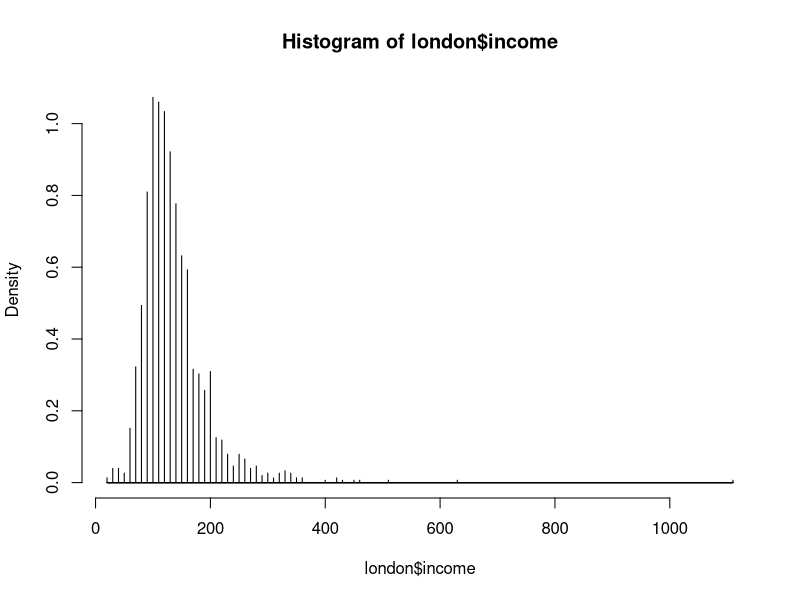
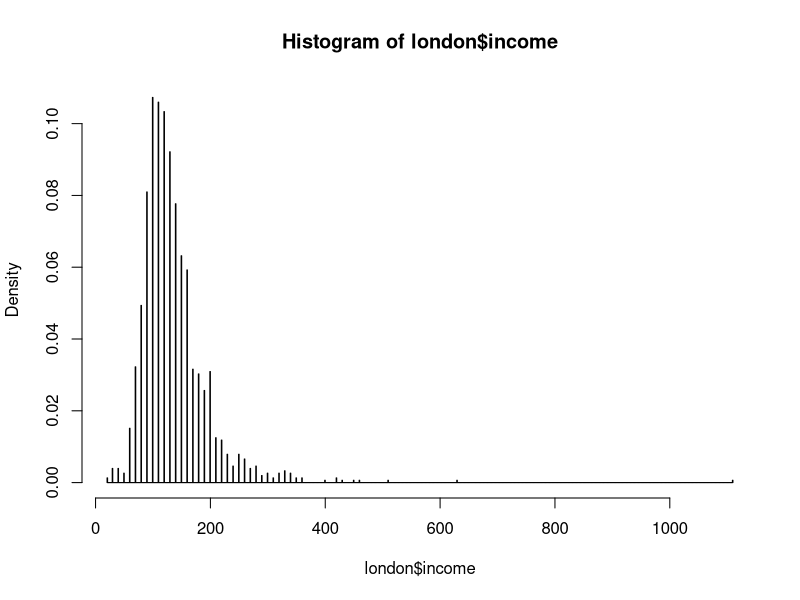
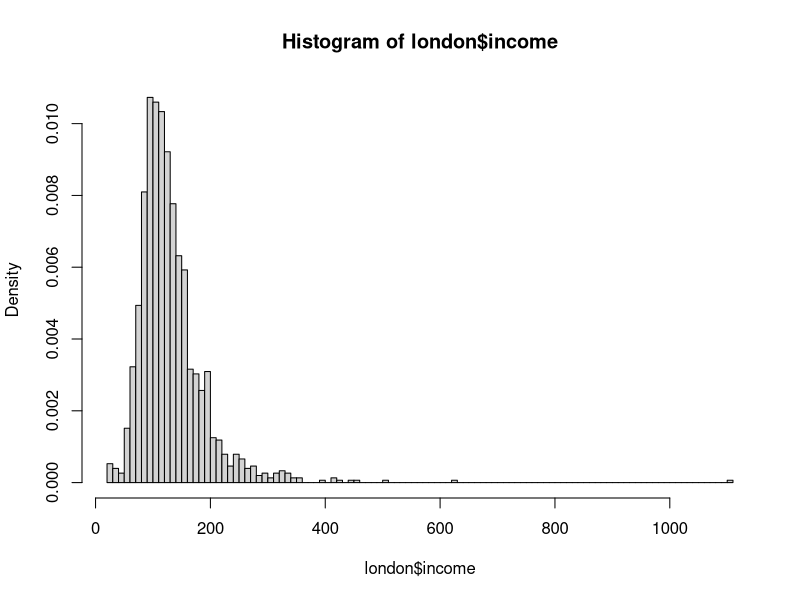
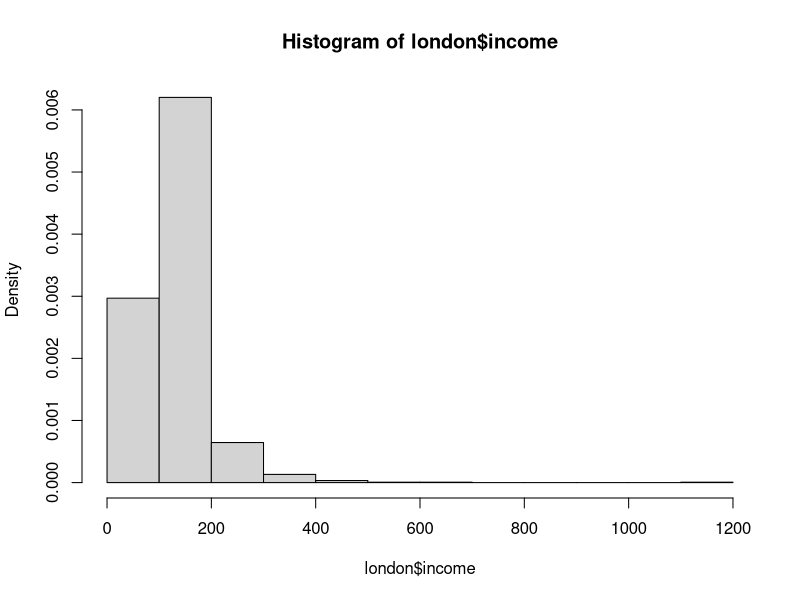
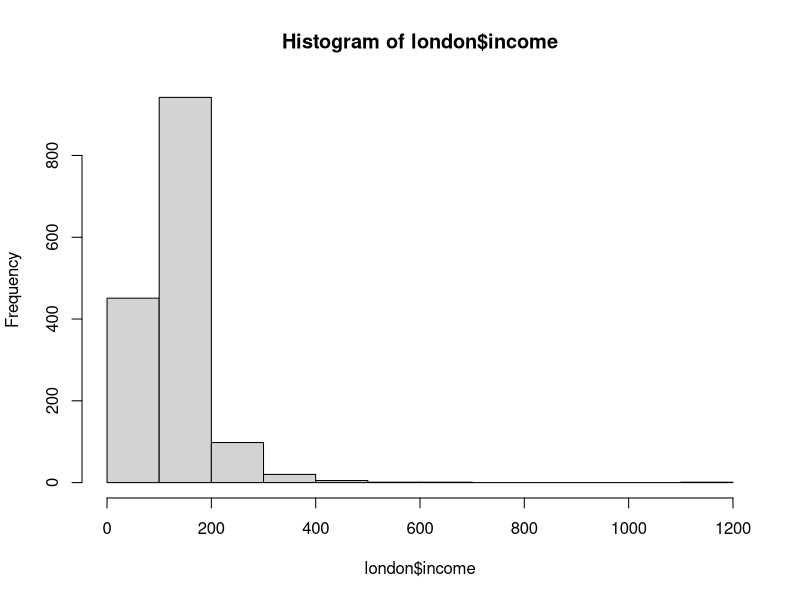
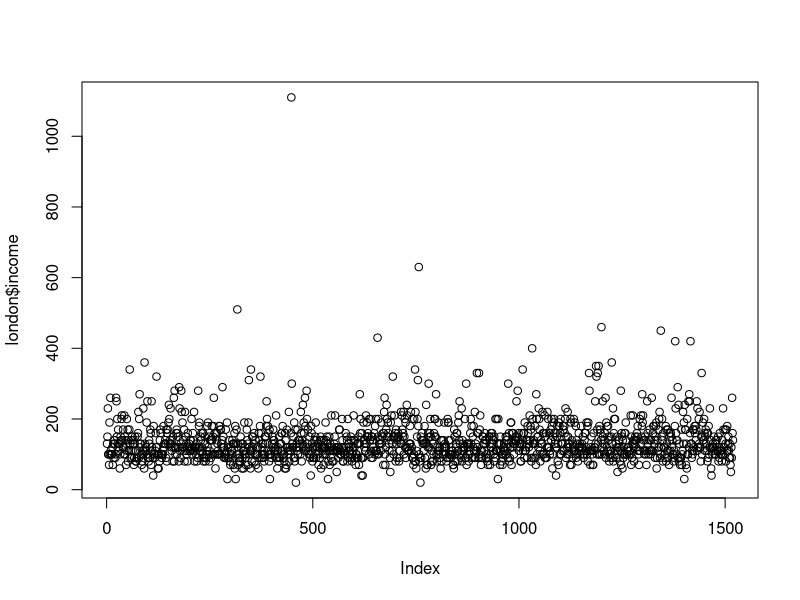
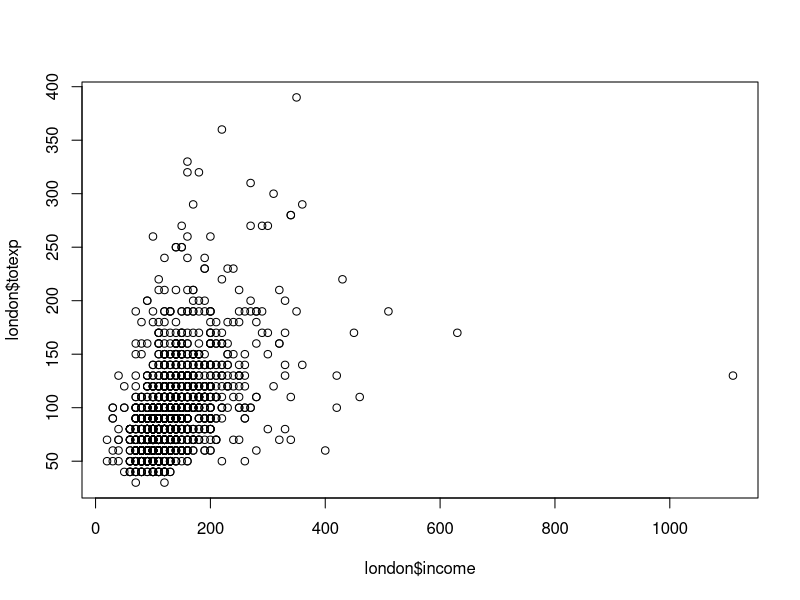
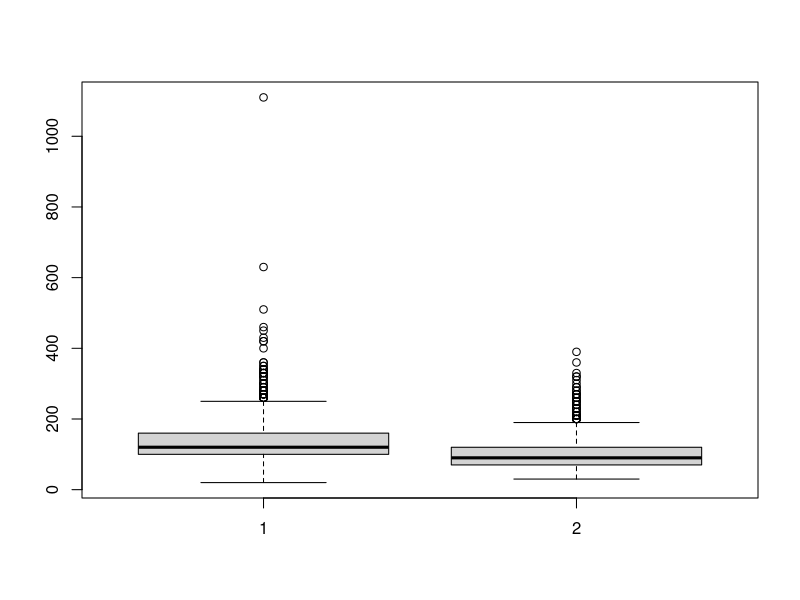

Source code (R) for these figures, in order:
## ---- chunk 1
ls()# to list the current environment
## ---- chunk 2
# c():create a tuple, also can be seen a Vector if it is numberic tuple. because the tuple is the list with ordered element
nv=c(6,5,4,3,2,1)
cv=c("a string of characters","also a string of characters")
nv[3]
cv[1]
vec=vector(mode = "list",length = 2)# in the mode, there are three options:"list", "experession" and "any"
length(nv) #show the number of elements
min(nv) #minimum value of nv
which.min(nv) #the index of the minimum value of nv
max(nv) #maximum value of nv
which.max(nv) #the index of the maximum value of nv sort(nv,decreasing=TRUE) #list nv’s elements of nv decreasingly,decreasing is an optional argument with default value FALSE
nv[2:5] #print 2-5 elements of nv
## ---- chunk 3
m1=matrix(nv,nrow=3,ncol=2)
m1
class(nv)#class() function is to show the class of target element, like the type function in Python
class(m1)
#show the dimension
attributes(nv)
attributes(m1)# show the dimension of element:(row,colmn)
dim(m1)#another function can show the dimension as well:(row,colmn)


m1[3,2] #print the (3, 2) element of m1
m1[,2] #print the 2nd column of m1

2*m1 #scalar multiplication
diag(2) #identity matrix of dimension 2
rep(1,2) #replicate 1 twice,this function can create the identity matrix
cbind(rep(1,6),nv) #put two vectors vertically together to make a matrix
m3=m1%*%t(m1) #t() is to transpose a matrix and %*% is for matrix multiplication

qr(m3)#A=QR,use QR Decomposition: an orthogonal matrix Q and an upper triangular matrix R. QR decomposition is often used to solve the linear least squares problem, and is the basis for a particular eigenvalue algorithm, the QR algorithm
qr(m3)$rank #rank of m3
diag(m3)#extract the diagonal of a matrix(m3)

sum(diag(m3)) #trace of m3: the trace of an n-by-n square matrix A is defined to be the sum of the elements on the main diagonal (the diagonal from the upper left to the lower right) of A
diag(m3)<-1#replace the diagonal of matrix with 1
solve(m3) #inverse of m3
## ---- chunk 4
typeof(1.9)# another kind of class funtion with more detail in the numeric part, it categories the type of numeric with double(floating), integer number.

as.integer(1.9)# this function transfer the 1.9(double numeric) into the integer number 
is.integer(1.9)# this function judege the type of this number(a),return the pool value:(FASLE or TRUE)
as.integer(2^31 - 1) #transfer (2^31 - 1) into integer number ,larger than this number  can not  be calculated
2^1024 #this is also too larger than the upper limits which is based on the 32-bit limit of software
## ---- chunk 5
runif(n=10,min = 1,max = 10)# generate 10 random numbers uniformly from 1 to 10
rnorm(n=10,mean=0,sd=1)# generate 10 normally distributed random numbers with mean=0 and standard deviation =1
rt(n=10,df=2) # generate 10 random numbers from student t-distribution with df=2 degress of freedom
dnorm(0.005) # return the density function value of standard normal distribution evaluated at 0.005
pnorm(0.5) # return the cumulative distribution function of standard normal distribution eveluated at 0.5
qnorm(p=0.25) # return the 0.25th quantile of standard normal distribution(0<=p<=1)
## ---- chunk 6
gender<-factor(c("male","male","male","female","female"))# create two level categories: male and female
levels(gender)# show the categories.
## ---- chunk 7
myts1=ts(data=rnorm(100),start=c(1987,4),freq = 12)#create a series of random normally dirtributed numbers (n=100) and order them by mounths, and start mouths is april 1987 (12 mouths as a circle; mounthly times series). if change the freq as 4, so it will create quarterly times series. other freq will not be defined as times series,but based on year
tsp(myts1) # return the start, end time(in numeric format) and frequency
## ---- chunk 8
lobj<-list(name="Jack",stid=123,score=100)# create a list with different attributes,it likes the dictionary in the Python. in the list, there exist the order.
lobj$name# will print the value of name in list of lobj
lobj[2]# will print the 2rd element,include the name and value
lobj[[2]] # will print the value of 2rd element, if there not exist the name, will use the order instead, like "name" in lobj will be replace as [[1]] 
lobj2 =vector(mode="list",length = 2)# in the mode, there are three options:"list", "experession" and "any"
lobj2[[1]]<-lobj # put the lobj into the 2rd element of lobj2
lobj2[[1]]<-list(name="Jack",stid=123,score=100)# equivalently lobj2[[1]]<-lobj 
lobj2[[2]]<-list(name="Mike",stid=245,score=60)
lobj2[[1]]$stid # the find student's ID number
lobj2[[2]][[3]] # the second student's score
## ---- chunk 9
setwd("/Users/sn0wfree/Dropbox/PhD(1st)/sn0wfree.github.io/BST169_Econometrics/computing/session1-5")#setup the working directory
london<-read.csv('london.csv')# import data from london.csv
class(london)
typeof(london)

## ---- chunk 10
str(london)# show the structure of data, include the types, observation and variables
head(london)# show first 6 row 
colnames(london)# show the label or colmn's name, also called the variables' name
london$wcloth# show the wcloth variable in the london dataset.
london[,1]=as.character(london[,1])# reset the 1st column as.character
## ---- chunk 11
sum(london$income)#sum of the income of all obervations in london dataset
mean(london$income)
var(london$income)
sd(london$income)
quantile(london$income)
hist(london$income,breaks=10000,freq = FALSE)# draw a histogram based on london$income, the breaks is the number of cells,freq: show the freqency of not, if FALSE(or 0) present Density, if TRUE(or 1) present freqency
hist(london$income,breaks=1000,freq = FALSE)
hist(london$income,breaks=100,freq = FALSE)
hist(london$income,breaks=10,freq = FALSE)
hist(london$income,breaks=10,freq = TRUE)
plot(london$income)
plot(london$income,london$totexp)
boxplot(london$income,london$totexp)#draw a boxplot
qqnorm(london$income)#plot the qq-plot
which(london$income>140)#return the indices for observations with income higher than 140.
cov(london$income,london$totexp)# show the sample covariance between income and total expenditure.
cor(london[,2:11])#sample correlation matrix for the 2-11 variables(columns) in london
summary(london[,2:11])#summary some statistics for the 2-11 variables(columns) in london
colSums(london[,2:11])# return the column sums of the 2-11 variables in 
#rowSums(london[2:11,])# return the row sums of the 2-11 rows in london
## ---- chunk 12

#colSums(london)# 2 columns:wcloth and walc
#rowSums(london)# 2 rows: 10 and 15

london$wcloth[10]#NA
london$walc[15]#NA
is.na(london$wcloth[1:20])
## ---- chunk 13
setwd("/Users/sn0wfree/Dropbox/PhD(1st)/sn0wfree.github.io/BST169_Econometrics/computing/session1-5")#setup the working directory
london<-read.csv('london.csv')# import data from london.csv

compare_missing_data_function<-function(symbol){
  b<-c()
  for (i in 1:length(symbol)){
    if(is.na(symbol[i])==TRUE){
      b=append(b,i)
    }
  }
  return(b)
}

seek_missing_data<- function(data){
  missing_data_location<-c()
  missing_col_number<-compare_missing_data_function(colSums(data))
  missing_row_number<-compare_missing_data_function(rowSums(data))
  for(i in missing_col_number){
    for(j in missing_row_number){
      if (is.na(data[j,i])==TRUE){
        missing_data_location<-append(missing_data_location,c(names(data)[i],j))}
      }
  }
  return(missing_data_location)
}

seek_missing_data(london)
## ---- chunk 14
lmobj<-lm(wfood~log(totexp)+log(income),data=london)
summary(lmobj)#summary of the fitted model
typeof(lmobj)# is a list
class(lmobj)# is a "lm"
## ---- chunk 15
coef(lmobj)#estimated model parameters (estimated_beta of OLS) 
head(resid(lmobj)) #estimated residuals M_{x,y}
head(fitted(lmobj)) #fitted values of the model (P_{x,y}) 
deviance(lmobj) #the residual sum of squares (SSR or y'M_{x,y}) 
confint(lmobj) #confidence interval
logLik(lmobj) #value of the log likelihood function (assume normal er- ror)
AIC(lmobj,k=2) #information criterion, k = 2 for AIC and k = log(N) for BIC (assume normal error, to be covered later)
vcov(lmobj)# estimated-beta OLS’s estimated variance-covariance matrix (\espison^{hat}_{2}(X'X)_{-1}) 
anova(lmobj) #returns an anova table; ANOVA analysis
predict(lmobj,data.frame(totexp=1,income=1)) #returns predictions 
par(mfrow=c(1,2))#par graphes by 2*2
plot(lmobj) #create diagnostic plots
par(mfrow=c(1,1))#restore the default one
## ---- chunk 16
x<-cbind(rep(1,length(london$wfood)),log(london$totexp),log(london$income))# create the martix x in the equation (1)
coef_of_lmboj<-solve(t(x)%*%x)%*%t(x)%*%london$wfood#coef(lmobj)
coef(lmobj)
coef_of_lmboj


fitted_of_lmobj<-x%*%coef_of_lmboj#fitted(lmobj)
head(fitted(lmobj))
head(fitted_of_lmobj)

resid_of_lmobj<-london$wfood-x%*%coef_of_lmboj#resid(lmobj)
head(resid(lmobj))
head(resid_of_lmobj)

deviance_of_lmobj<-t(resid_of_lmobj)%*%resid_of_lmobj#just calulate the SSR,equal to deviance(lmobj)
head(deviance(lmobj))
head(deviance_of_lmobj)

vcov(lmobj)
